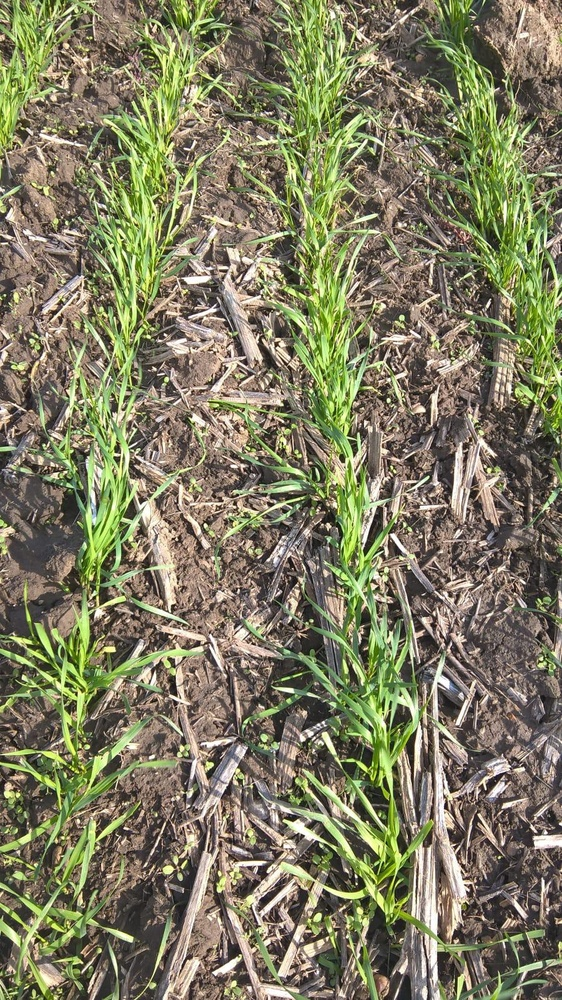
%> input picture ph.jpg, 562 x 1000 px, shrunk from 900 x 1600 before the run
$ octave Untitled.m   (GNU Octave 9; MATLAB toolbox functions it lacks are replaced by stand-ins)
%> lines starting %> are read from the running program, lines starting %| are printed output that depends on the picture; in (x1, y1, x2, y2) boxes, pixels count from 0 and x2, y2 are one past the last pixel; in counts of white or black regions, pixels touching at a corner belong together; the program's own positions count from 1
%Read image by its file name
 I = imread('C:\Users\Andrei\Desktop\ph.jpg');
%> I is the input picture: size 1000x562x3 uint8; mean R, G, B 127.2, 124.6, 97.1
 %Convert it from RGB to HSV
 hsv = rgb2hsv(I);
%> hsv: size 1000x562x3 double; mean H, S, V 0.169, 0.287, 0.523
 %Get its hue, saturation and value
 H = hsv(:, :, 1).*255;
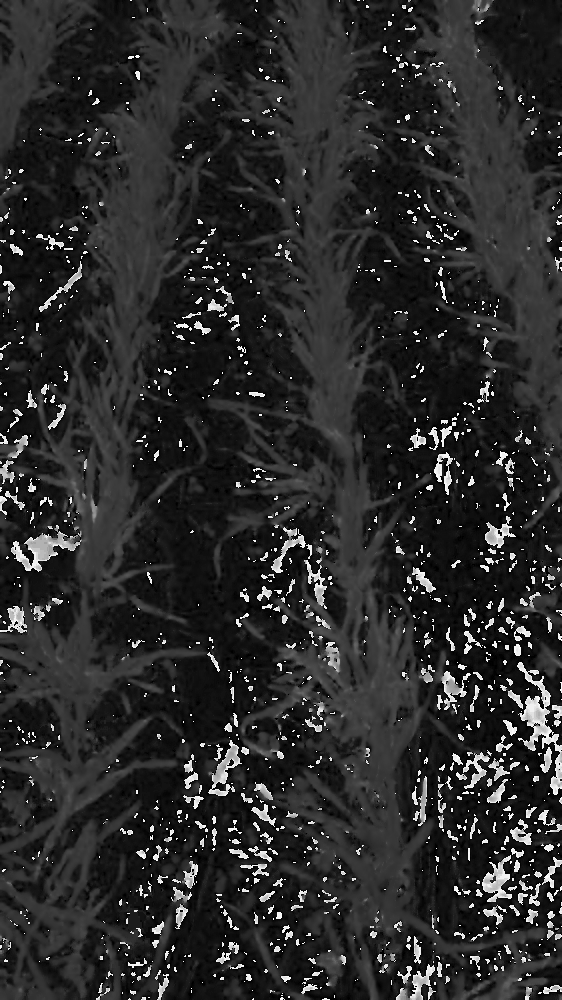
%> H: size 1000x562 double; min 0, max 253.9, mean 43
 S = hsv(:, :, 2).*255;
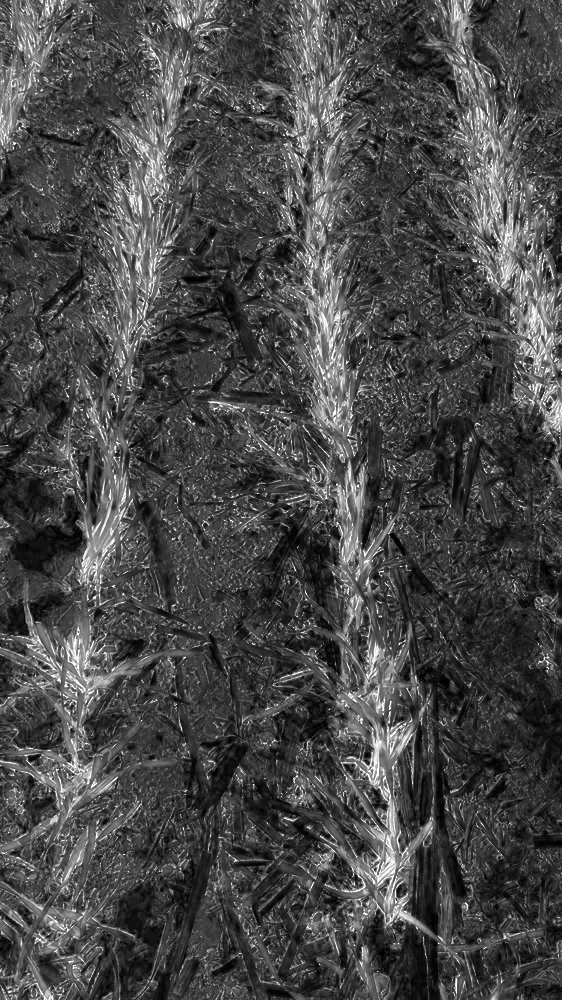
%> S: size 1000x562 double; min 0, max 255, mean 73.1
 V = hsv(:, :, 3).*255;
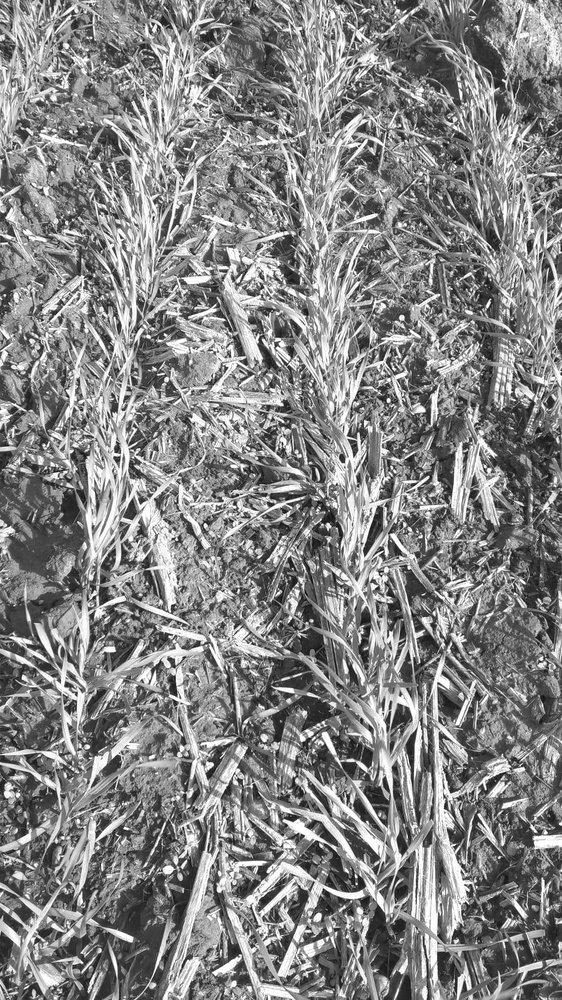
%> V: size 1000x562 double; min 4, max 255, mean 133.3
 %Set the hue value to zero if it
 %less than 50 or great than 150
 H((H < 50) | (H > 150)) = 0;
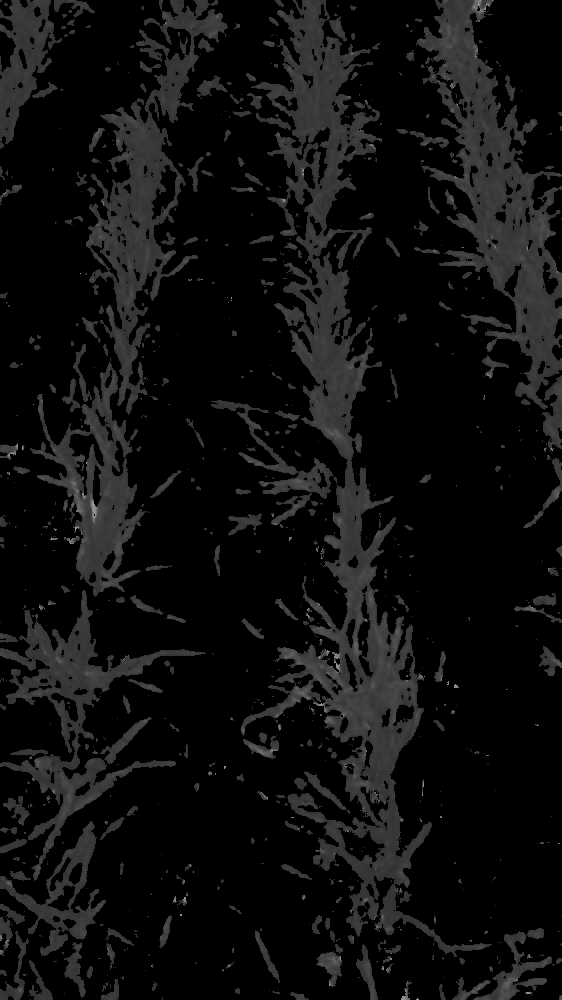
%> H: size 1000x562 double; min 0, max 148.7, mean 14.7
 %Set the hue value of wheat straw
 % pixel to zero
 H(H > 49 & H < 60 & S > 5 & S < 50 & V > 150) = 0;
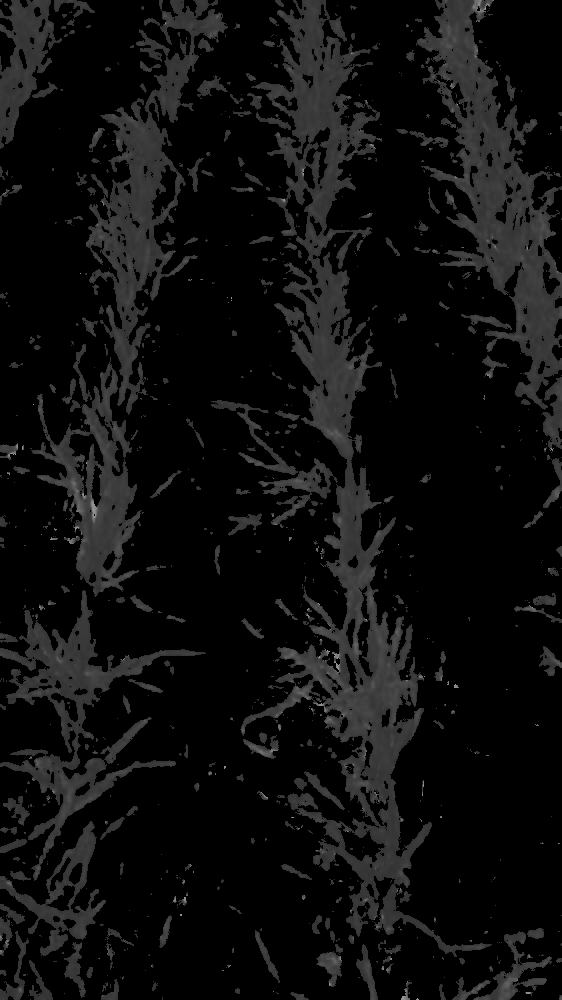
%> H: size 1000x562 double; 0.51% of pixels changed, all inside (x1, y1, x2, y2) = (2, 0, 562, 998)
 %Thresholding
 T = 49; %T can be any value in [1, 49]
 t = T./255;
 BW = im2bw(H, t);
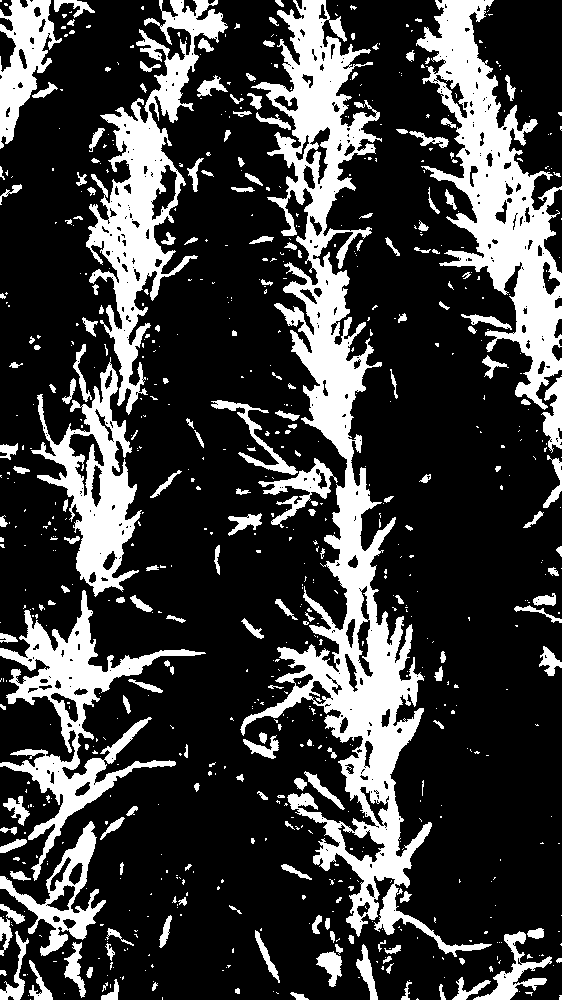
%> BW: size 1000x562 logical; 24.3% white; 758 white regions (555 under 20 px), largest, box (x1, y1, x2, y2) and area: (240, 0, 492, 957) 45683, (416, 0, 562, 410) 21012, (86, 0, 228, 415) 15712
 %Delete the objects less than 100 pixels
 BW = bwareaopen(BW, 100);
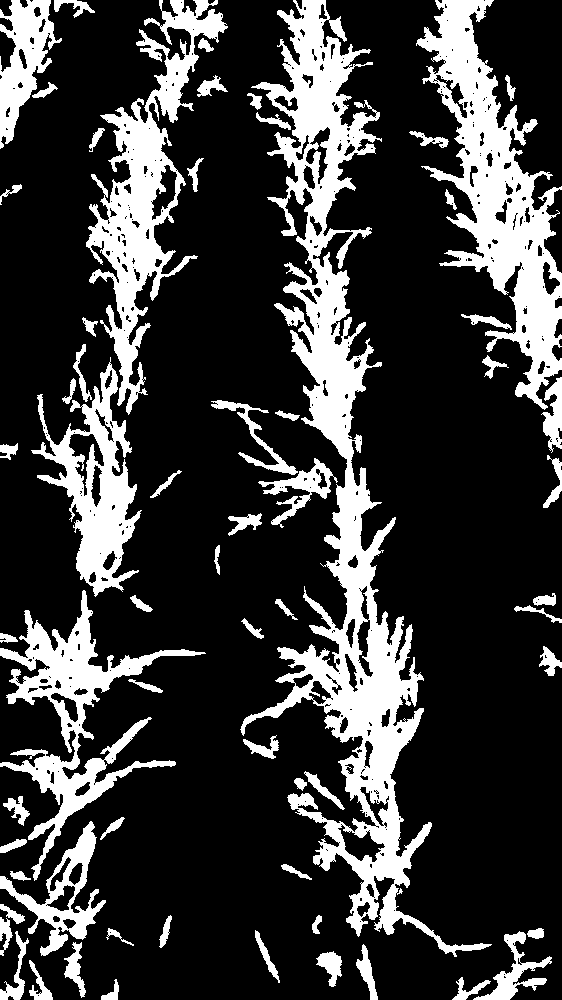
%> BW: size 1000x562 logical; 22.8% white; 64 white regions, largest, box (x1, y1, x2, y2) and area: (240, 0, 492, 957) 45683, (416, 0, 562, 410) 21012, (86, 0, 228, 415) 15712
 %Show the identification result
 figure, imshow(BW);

$ run again, with ph2.jpg copied over ph.jpg
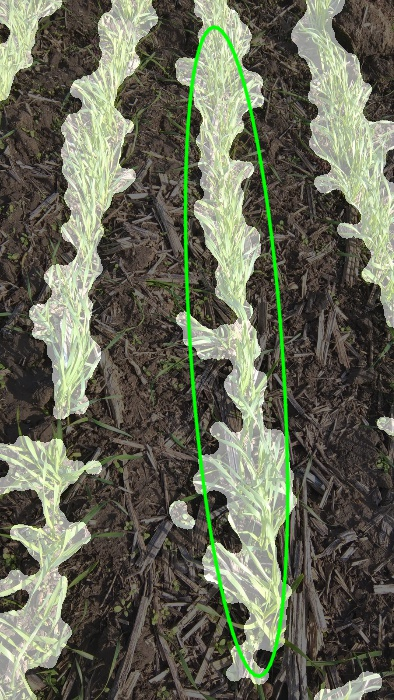
%> input picture ph2.jpg, 394 x 700 px
%> I is the input picture: size 700x394x3 uint8; mean R, G, B 102.1, 105.1, 87.3
%> hsv: size 700x394x3 double; mean H, S, V 0.178, 0.22, 0.429
%> `H(H > 49 & H < 60 & S > 5 & S < 50 & V > 150) = 0;`:
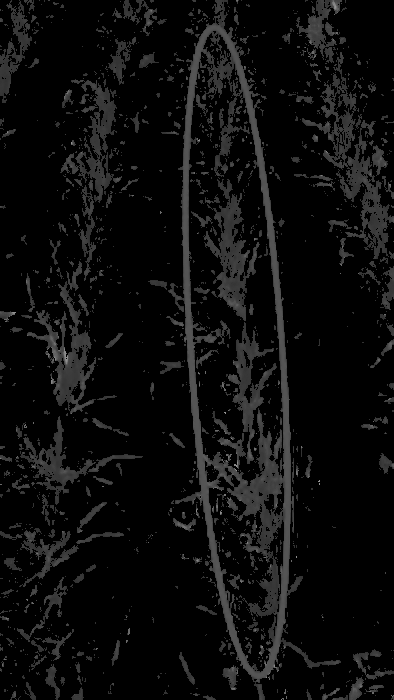
%> H: size 700x394 double; min 0, max 148.8, mean 12.5
%> `BW = bwareaopen(BW, 100);`:
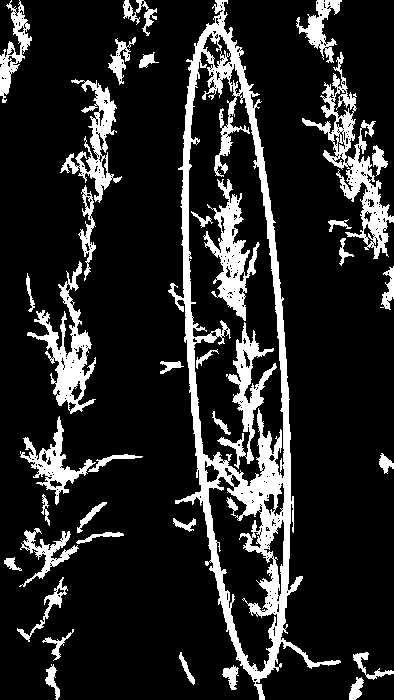
%> BW: size 700x394 logical; 15.5% white; 37 white regions, largest, box (x1, y1, x2, y2) and area: (168, 0, 341, 700) 17847, (302, 52, 394, 259) 4070, (27, 261, 96, 414) 2999

$ run again, with ph5.jpg copied over ph.jpg
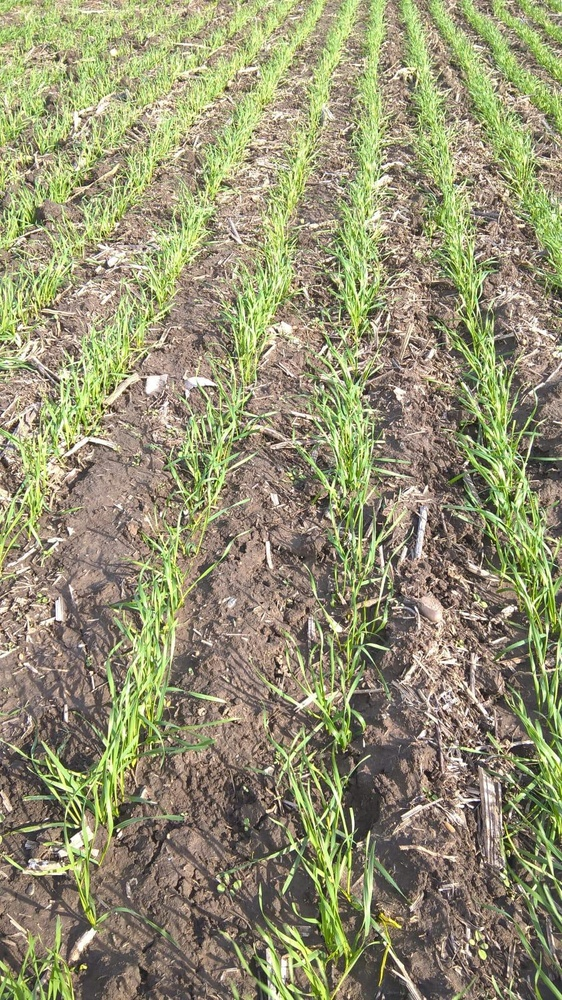
%> input picture ph5.jpg, 562 x 1000 px, shrunk from 900 x 1600 before the run
%> I is the input picture: size 1000x562x3 uint8; mean R, G, B 148.4, 145.4, 113.9
%> hsv: size 1000x562x3 double; mean H, S, V 0.155, 0.267, 0.605
%> `H(H > 49 & H < 60 & S > 5 & S < 50 & V > 150) = 0;`:
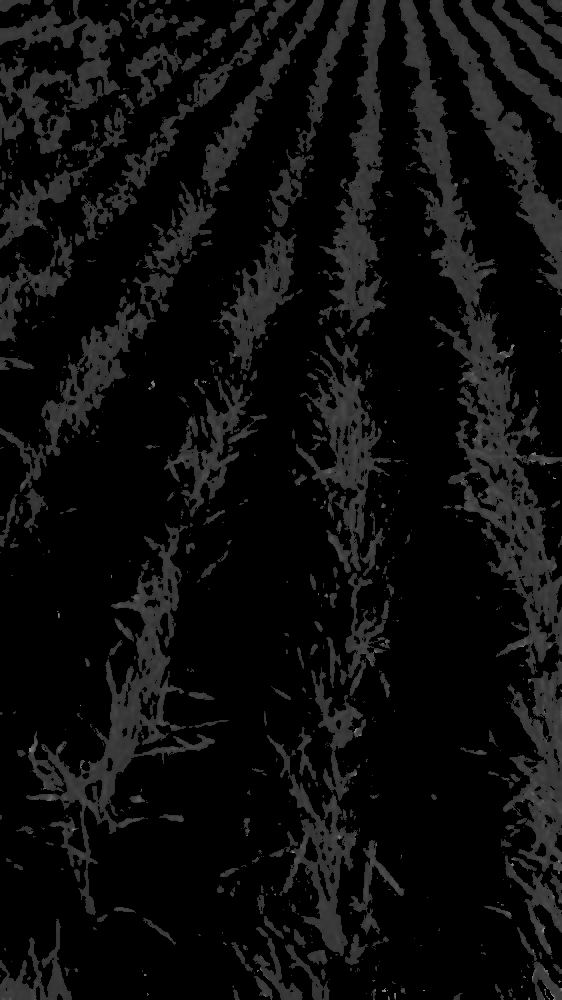
%> H: size 1000x562 double; min 0, max 147.1, mean 13.8
%> `BW = bwareaopen(BW, 100);`:
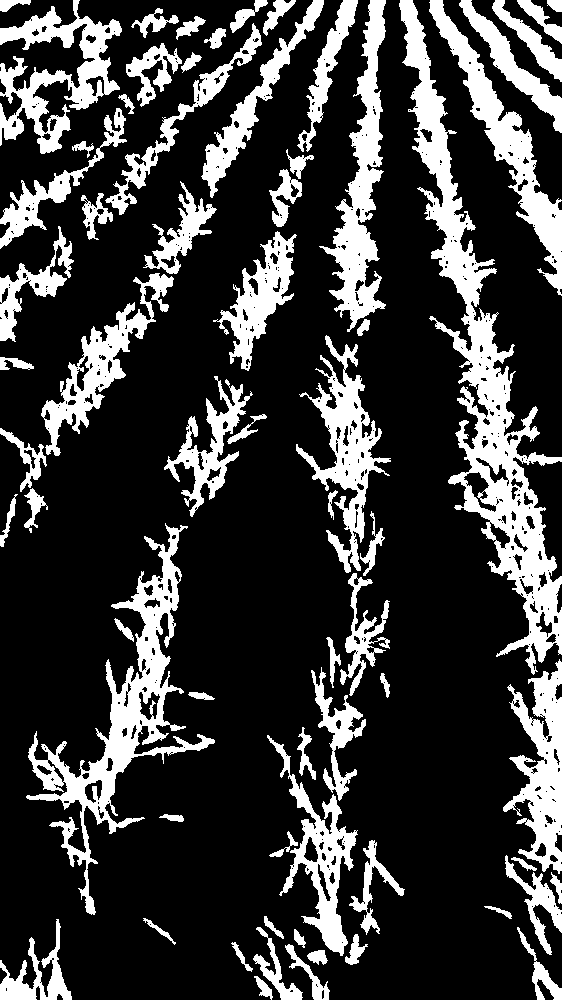
%> BW: size 1000x562 logical; 22.8% white; 67 white regions, largest, box (x1, y1, x2, y2) and area: (399, 0, 562, 675) 21965, (26, 523, 215, 915) 12359, (319, 0, 386, 332) 7651

$ run again, with ph6.jpg copied over ph.jpg
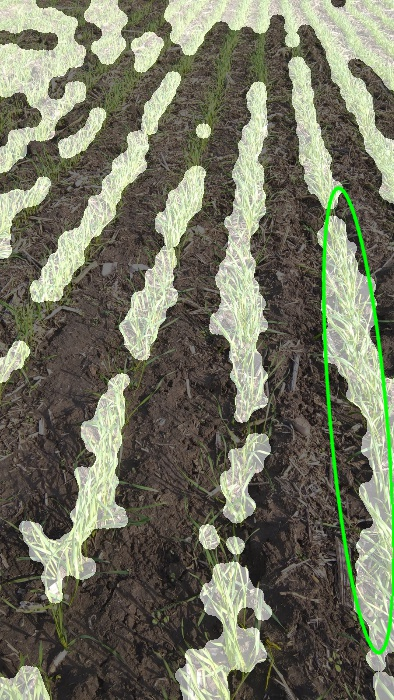
%> input picture ph6.jpg, 394 x 700 px
%> I is the input picture: size 700x394x3 uint8; mean R, G, B 114.2, 115.6, 97.1
%> hsv: size 700x394x3 double; mean H, S, V 0.162, 0.208, 0.47
%> `BW = bwareaopen(BW, 100);`:
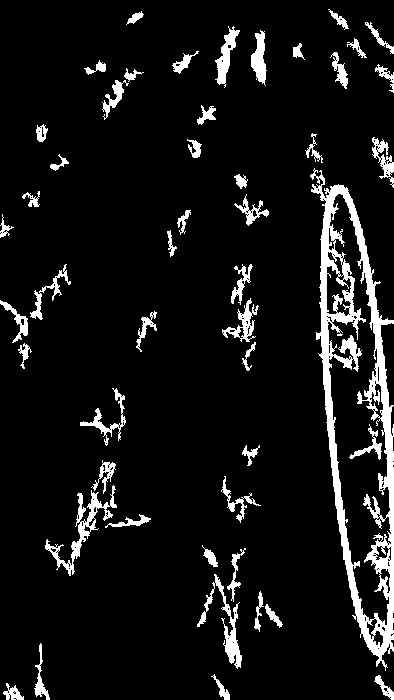
%> BW: size 700x394 logical; 8.2% white; 49 white regions, largest, box (x1, y1, x2, y2) and area: (310, 168, 394, 671) 10654, (45, 485, 117, 576) 1141, (197, 574, 242, 669) 880
